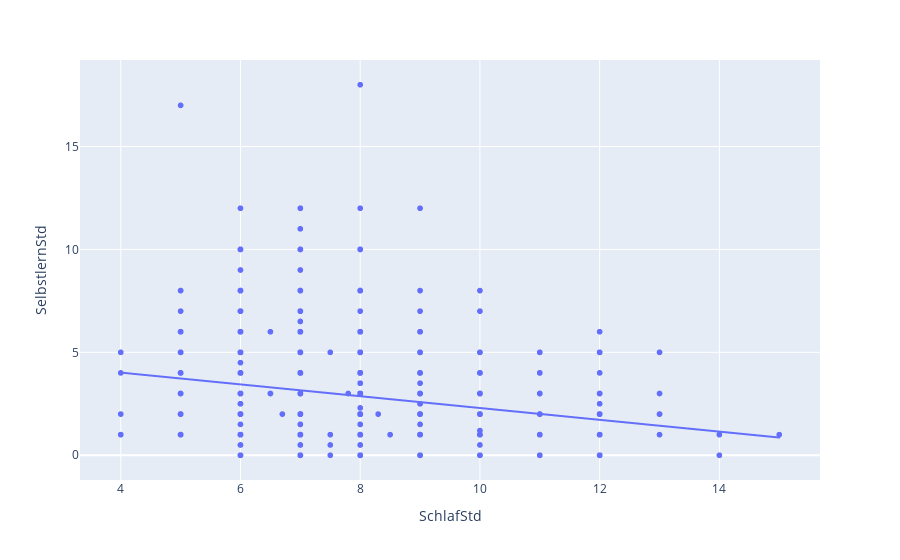

The notebook cell this image was saved under:
### Code cell
fig = px.scatter(df, x='SchlafStd', y='SelbstlernStd', height=500, trendline="ols")
fig.show()

### Figure 1 — Plotly figure (JSON) as saved in the notebook; plotly's stock layout.template omitted (floating-point values rounded to 4 significant figures; data arrays with more than 128 entries replaced by an {"elided": "..."} marker saying what was removed)
{"data": [{"hovertemplate": "SchlafStd=%{x}<br>SelbstlernStd=%{y}<extra></extra>", "legendgroup": "", "marker": {"color": "#636efa", "symbol": "circle"}, "mode": "markers", "name": "", "showlegend": false, "type": "scattergl", "x": {"elided": "1145 float values"}, "xaxis": "x", "y": {"elided": "1145 float values"}, "yaxis": "y"}, {"hovertemplate": "<b>OLS trendline</b><br>SelbstlernStd = -0.286849 * SchlafStd + 5.1634<br>R<sup>2</sup>=0.047191<br><br>SchlafStd=%{x}<br>SelbstlernStd=%{y} <b>(trend)</b><extra></extra>", "legendgroup": "", "marker": {"color": "#636efa", "symbol": "circle"}, "mode": "lines", "name": "", "showlegend": false, "type": "scattergl", "x": {"elided": "1145 float values"}, "xaxis": "x", "y": {"elided": "1145 float values"}, "yaxis": "y"}], "layout": {"autosize": true, "legend": {"tracegroupgap": 0}, "margin": {"t": 60}, "xaxis": {"anchor": "y", "autorange": true, "domain": [0, 1], "range": [3.335, 15.67], "title": {"text": "SchlafStd"}, "type": "linear"}, "yaxis": {"anchor": "x", "autorange": true, "domain": [0, 1], "range": [-1.237, 19.24], "title": {"text": "SelbstlernStd"}, "type": "linear"}}}
